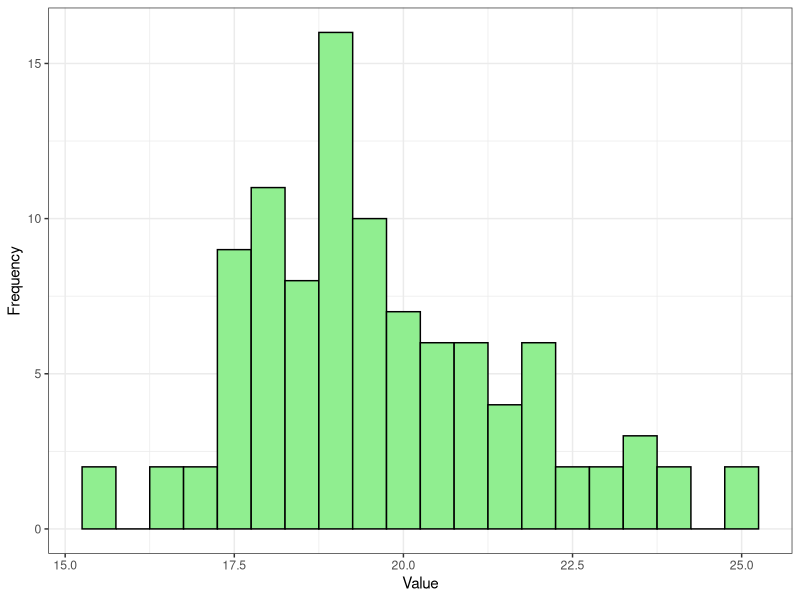
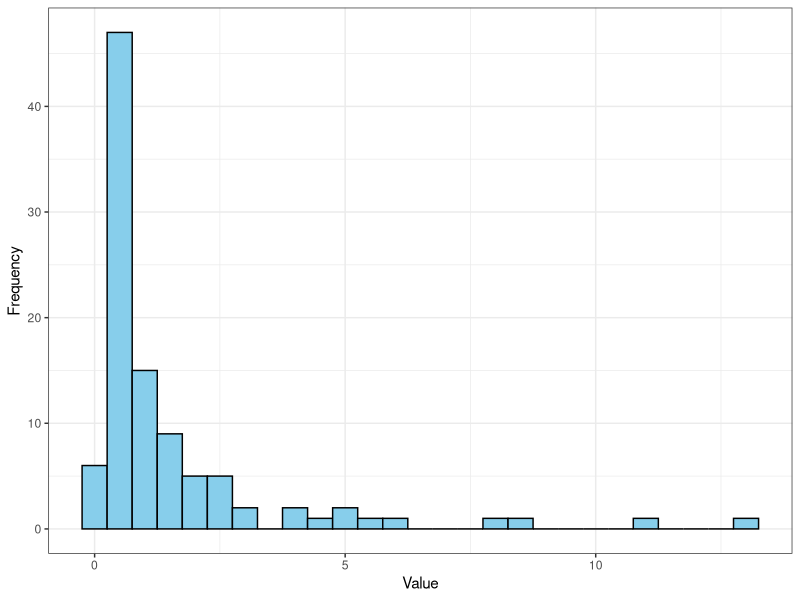

Reproduce these figures in R, in order.
## ---- chunk 1
suppressWarnings(library(ggplot2))
set.seed(1234)
y <- rnorm(100, mean = 20, sd = 2)
ggplot(data.frame(x = y), aes(x)) +
  geom_histogram(binwidth = 0.5, fill = "lightgreen", color = "black") +
  xlab("Value") + ylab("Frequency") +
  theme_bw()

## ---- chunk 2
set.seed(1234)
ylog.norm <- rlnorm(100)
library(ggplot2)
ggplot(data.frame(x = ylog.norm), aes(x)) +
  geom_histogram(binwidth = 0.5, fill = "skyblue", color = "black") +
  xlab("Value") + ylab("Frequency") +
  theme_bw()
